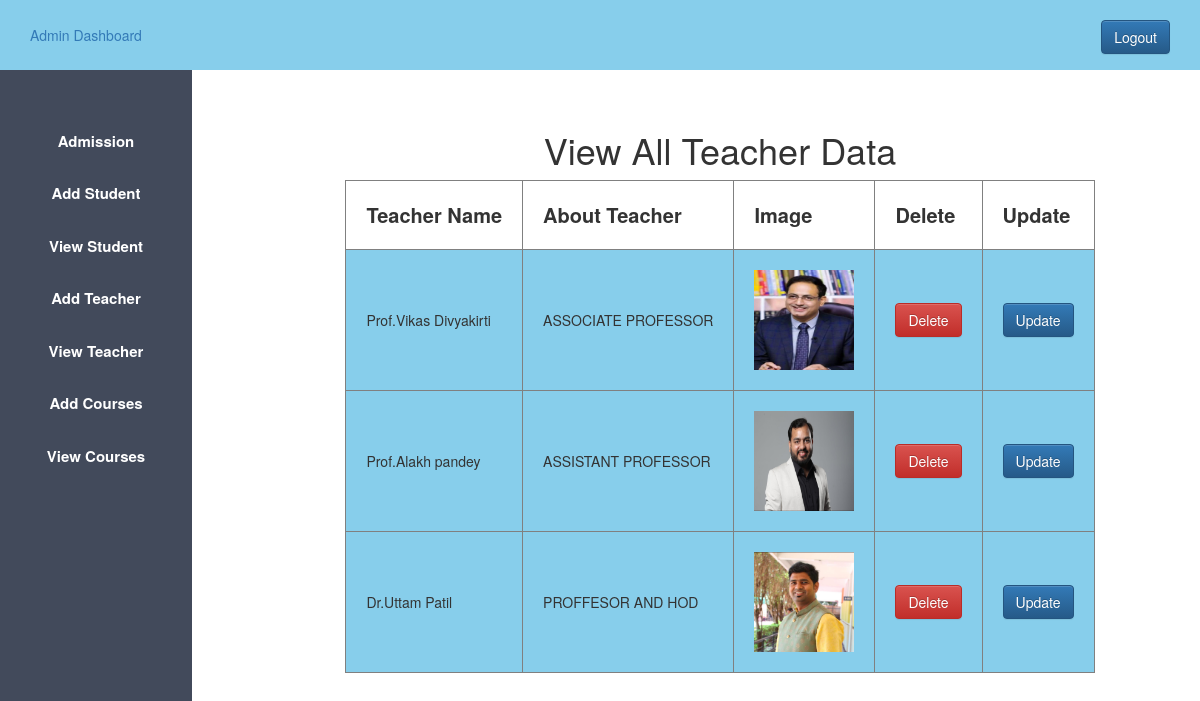
The page /admin_view_teacher.php (signed in) on the database its author committed.
### tables this page shows
CREATE TABLE `teacher` (
  `id` int(20) NOT NULL,
  `name` varchar(38) DEFAULT NULL,
  `description` varchar(38) DEFAULT NULL,
  `image` varchar(38) DEFAULT NULL
);

### admin_view_teacher.php (the view, shortened to what this page needs)
<?php
 $host="localhost";
 $user="root";
 $password="";
 $db="collegeproject";
 $data=mysqli_connect($host,$user,$password,$db);
 $sql="SELECT * FROM teacher";
 $result=mysqli_query($data,$sql);
?>
<!DOCTYPE html>
<html lang="en">
<head>
    <?php
        include 'admin_css.php';
    ?>
</head>
<body>
    <?php
    include 'admin_sidebar.php';
    ?>
 <div class="content">
    <center>
<h1>View All Teacher Data</h1>
<table border="1px">
    <tr>
      <th class="table_th"> Teacher Name</th>
      <th class="table_th"> About Teacher</th>
      <th class="table_th"> Image</th>
      <th class="table_th"> Delete</th>
      <th class="table_th"> Update</th>
    </tr>
    <?php
    while($info=$result->fetch_assoc())
    {
    ?>
    <tr>
        <td class="table_td">
            <?php echo "{$info['name']}" ?>
    </td>
        <td class="table_td">
        <?php echo "{$info['description']}" ?>
        </td>
        <td class="table_td">
        <img height="100px" width="100px" src=" <?php echo "{$info['image']}" ?>">
        </td>
        <td class="table_td">
            <?php
                echo "
            <a onClick=\"javascript:return confirm('Are You Sure To Delete confirm');\"class='btn btn-danger' href='admin_view_teacher.php? teacher_id={$info['id']}'>
            Delete
        </a>";
        ?>
        </td>
        <td class="table_td">
        <?php echo "<a class='btn btn-primary'
        href='admin_update_teacher.php?teacher_id={$info['id']}'>Update </a>"; ?>
    </td>
    </tr>
        <?php
        }
         ?>
</table>
    </center>
</div>
</body>
</html>

### admin.css (style rules this page uses)
* { margin: 0px; padding: 0px; }
a,a:hover { text-decoration:none!important; }
.content { margin-left:20%; margin-top: 5%; }

### admin_view_teacher.php (style rules this page uses)
.table_th { padding: 20px; font-size: 20px; }
.table_td { padding: 20px; background-color: skyblue; }

### rows shown on the page
teacher: name "Prof.Vikas Divyakirti", description "ASSOCIATE PROFESSOR", image (picture)
teacher: name "Prof.Alakh pandey", description "ASSISTANT PROFESSOR", image (picture)
teacher: name "Dr.Uttam Patil", description "PROFFESOR AND HOD", image (picture)
